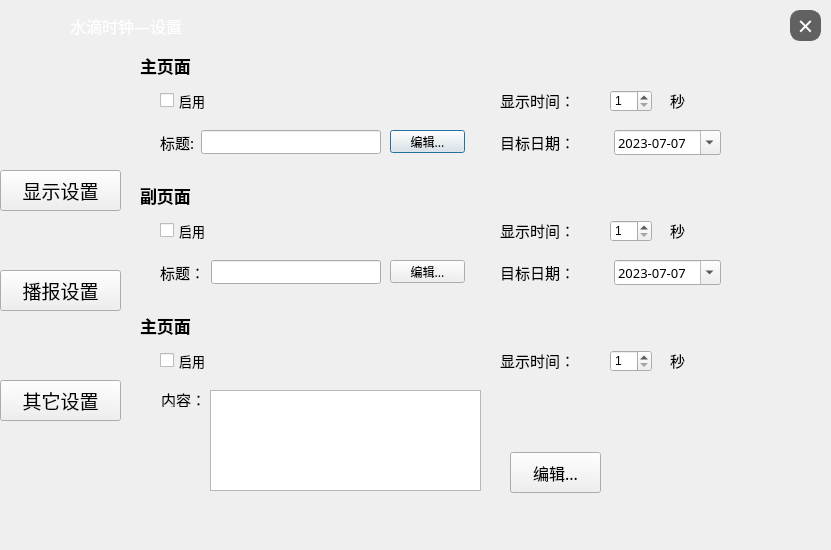
<?xml version="1.0" encoding="UTF-8"?>
<ui version="4.0">
 <class>ConfigWindow</class>
 <widget class="QDialog" name="ConfigWindow">
  <property name="geometry">
   <rect>
    <x>0</x>
    <y>0</y>
    <width>831</width>
    <height>550</height>
   </rect>
  </property>
  <property name="windowTitle">
   <string>Dialog</string>
  </property>
  <widget class="QStackedWidget" name="staMain">
   <property name="geometry">
    <rect>
     <x>130</x>
     <y>40</y>
     <width>691</width>
     <height>501</height>
    </rect>
   </property>
   <property name="currentIndex">
    <number>0</number>
   </property>
   <widget class="QWidget" name="pageDisplay">
    <widget class="QLabel" name="label_6">
     <property name="geometry">
      <rect>
       <x>10</x>
       <y>10</y>
       <width>141</width>
       <height>31</height>
      </rect>
     </property>
     <property name="font">
      <font>
       <family>幼圆</family>
       <pointsize>13</pointsize>
       <weight>75</weight>
       <bold>true</bold>
      </font>
     </property>
     <property name="text">
      <string>主页面</string>
     </property>
    </widget>
    <widget class="QPushButton" name="btnEdit1">
     <property name="geometry">
      <rect>
       <x>260</x>
       <y>90</y>
       <width>75</width>
       <height>23</height>
      </rect>
     </property>
     <property name="font">
      <font>
       <family>幼圆</family>
      </font>
     </property>
     <property name="cursor">
      <cursorShape>PointingHandCursor</cursorShape>
     </property>
     <property name="text">
      <string>编辑...</string>
     </property>
    </widget>
    <widget class="QCheckBox" name="chk1">
     <property name="geometry">
      <rect>
       <x>30</x>
       <y>50</y>
       <width>91</width>
       <height>21</height>
      </rect>
     </property>
     <property name="font">
      <font>
       <family>微软雅黑</family>
       <pointsize>10</pointsize>
      </font>
     </property>
     <property name="text">
      <string>启用</string>
     </property>
    </widget>
    <widget class="QLabel" name="label_7">
     <property name="geometry">
      <rect>
       <x>370</x>
       <y>50</y>
       <width>81</width>
       <height>21</height>
      </rect>
     </property>
     <property name="font">
      <font>
       <family>微软雅黑</family>
       <pointsize>11</pointsize>
       <weight>50</weight>
       <bold>false</bold>
      </font>
     </property>
     <property name="text">
      <string>显示时间：</string>
     </property>
     <property name="buddy">
      <cstring>spinInterval1</cstring>
     </property>
    </widget>
    <widget class="QSpinBox" name="spinInterval1">
     <property name="geometry">
      <rect>
       <x>480</x>
       <y>50</y>
       <width>42</width>
       <height>22</height>
      </rect>
     </property>
     <property name="minimum">
      <number>1</number>
     </property>
     <property name="maximum">
      <number>30</number>
     </property>
    </widget>
    <widget class="QPushButton" name="btnEdit2">
     <property name="geometry">
      <rect>
       <x>260</x>
       <y>220</y>
       <width>75</width>
       <height>23</height>
      </rect>
     </property>
     <property name="font">
      <font>
       <family>幼圆</family>
      </font>
     </property>
     <property name="cursor">
      <cursorShape>PointingHandCursor</cursorShape>
     </property>
     <property name="text">
      <string>编辑...</string>
     </property>
    </widget>
    <widget class="QWidget" name="layoutWidget">
     <property name="geometry">
      <rect>
       <x>370</x>
       <y>220</y>
       <width>221</width>
       <height>25</height>
      </rect>
     </property>
     <layout class="QHBoxLayout" name="horizontalLayout_3">
      <item>
       <widget class="QLabel" name="label_8">
        <property name="font">
         <font>
          <family>幼圆</family>
          <pointsize>11</pointsize>
          <weight>50</weight>
          <bold>false</bold>
          <kerning>false</kerning>
         </font>
        </property>
        <property name="text">
         <string>目标日期：</string>
        </property>
        <property name="buddy">
         <cstring>date2</cstring>
        </property>
       </widget>
      </item>
      <item>
       <widget class="QDateEdit" name="date2">
        <property name="font">
         <font>
          <family>微软雅黑</family>
          <pointsize>10</pointsize>
         </font>
        </property>
        <property name="displayFormat">
         <string>yyyy-MM-dd</string>
        </property>
        <property name="calendarPopup">
         <bool>true</bool>
        </property>
        <property name="date">
         <date>
          <year>2023</year>
          <month>7</month>
          <day>7</day>
         </date>
        </property>
       </widget>
      </item>
     </layout>
    </widget>
    <widget class="QCheckBox" name="chk2">
     <property name="geometry">
      <rect>
       <x>30</x>
       <y>180</y>
       <width>91</width>
       <height>21</height>
      </rect>
     </property>
     <property name="font">
      <font>
       <family>微软雅黑</family>
       <pointsize>10</pointsize>
      </font>
     </property>
     <property name="text">
      <string>启用</string>
     </property>
    </widget>
    <widget class="QWidget" name="layoutWidget_2">
     <property name="geometry">
      <rect>
       <x>30</x>
       <y>220</y>
       <width>221</width>
       <height>24</height>
      </rect>
     </property>
     <layout class="QHBoxLayout" name="horizontalLayout_4">
      <item>
       <widget class="QLabel" name="label_9">
        <property name="font">
         <font>
          <family>幼圆</family>
          <pointsize>11</pointsize>
          <weight>50</weight>
          <bold>false</bold>
         </font>
        </property>
        <property name="text">
         <string>标题：</string>
        </property>
        <property name="buddy">
         <cstring>txtTitle2</cstring>
        </property>
       </widget>
      </item>
      <item>
       <widget class="QLineEdit" name="txtTitle2">
        <property name="font">
         <font>
          <family>微软雅黑</family>
         </font>
        </property>
       </widget>
      </item>
     </layout>
    </widget>
    <widget class="QLabel" name="label_10">
     <property name="geometry">
      <rect>
       <x>370</x>
       <y>180</y>
       <width>81</width>
       <height>21</height>
      </rect>
     </property>
     <property name="font">
      <font>
       <family>微软雅黑</family>
       <pointsize>11</pointsize>
       <weight>50</weight>
       <bold>false</bold>
      </font>
     </property>
     <property name="text">
      <string>显示时间：</string>
     </property>
     <property name="buddy">
      <cstring>spinInterval2</cstring>
     </property>
    </widget>
    <widget class="QLabel" name="label_11">
     <property name="geometry">
      <rect>
       <x>10</x>
       <y>140</y>
       <width>91</width>
       <height>31</height>
      </rect>
     </property>
     <property name="font">
      <font>
       <family>幼圆</family>
       <pointsize>13</pointsize>
       <weight>75</weight>
       <bold>true</bold>
      </font>
     </property>
     <property name="text">
      <string>副页面</string>
     </property>
    </widget>
    <widget class="QSpinBox" name="spinInterval2">
     <property name="geometry">
      <rect>
       <x>480</x>
       <y>180</y>
       <width>42</width>
       <height>22</height>
      </rect>
     </property>
     <property name="minimum">
      <number>1</number>
     </property>
     <property name="maximum">
      <number>30</number>
     </property>
    </widget>
    <widget class="QLabel" name="label_21">
     <property name="geometry">
      <rect>
       <x>10</x>
       <y>270</y>
       <width>81</width>
       <height>31</height>
      </rect>
     </property>
     <property name="font">
      <font>
       <family>幼圆</family>
       <pointsize>13</pointsize>
       <weight>75</weight>
       <bold>true</bold>
      </font>
     </property>
     <property name="text">
      <string>主页面</string>
     </property>
    </widget>
    <widget class="QCheckBox" name="chk3">
     <property name="geometry">
      <rect>
       <x>30</x>
       <y>310</y>
       <width>91</width>
       <height>21</height>
      </rect>
     </property>
     <property name="font">
      <font>
       <family>微软雅黑</family>
       <pointsize>10</pointsize>
      </font>
     </property>
     <property name="text">
      <string>启用</string>
     </property>
    </widget>
    <widget class="QPushButton" name="btnEditPar">
     <property name="geometry">
      <rect>
       <x>380</x>
       <y>412</y>
       <width>91</width>
       <height>41</height>
      </rect>
     </property>
     <property name="font">
      <font>
       <family>幼圆</family>
       <pointsize>12</pointsize>
      </font>
     </property>
     <property name="cursor">
      <cursorShape>PointingHandCursor</cursorShape>
     </property>
     <property name="text">
      <string>编辑...</string>
     </property>
     <property name="checkable">
      <bool>false</bool>
     </property>
    </widget>
    <widget class="QPlainTextEdit" name="txtParagraph">
     <property name="geometry">
      <rect>
       <x>80</x>
       <y>350</y>
       <width>271</width>
       <height>101</height>
      </rect>
     </property>
     <property name="font">
      <font>
       <family>微软雅黑</family>
       <pointsize>13</pointsize>
      </font>
     </property>
     <property name="plainText">
      <string/>
     </property>
    </widget>
    <widget class="QWidget" name="layoutWidget">
     <property name="geometry">
      <rect>
       <x>30</x>
       <y>90</y>
       <width>221</width>
       <height>24</height>
      </rect>
     </property>
     <layout class="QHBoxLayout" name="horizontalLayout">
      <item>
       <widget class="QLabel" name="label_4">
        <property name="font">
         <font>
          <family>幼圆</family>
          <pointsize>11</pointsize>
          <weight>50</weight>
          <bold>false</bold>
         </font>
        </property>
        <property name="text">
         <string>标题:</string>
        </property>
        <property name="buddy">
         <cstring>txtTitle1</cstring>
        </property>
       </widget>
      </item>
      <item>
       <widget class="QLineEdit" name="txtTitle1">
        <property name="font">
         <font>
          <family>微软雅黑</family>
         </font>
        </property>
        <property name="text">
         <string/>
        </property>
       </widget>
      </item>
     </layout>
    </widget>
    <widget class="QWidget" name="layoutWidget">
     <property name="geometry">
      <rect>
       <x>370</x>
       <y>90</y>
       <width>221</width>
       <height>25</height>
      </rect>
     </property>
     <layout class="QHBoxLayout" name="horizontalLayout_2">
      <item>
       <widget class="QLabel" name="label_5">
        <property name="font">
         <font>
          <family>幼圆</family>
          <pointsize>11</pointsize>
          <weight>50</weight>
          <bold>false</bold>
          <kerning>false</kerning>
         </font>
        </property>
        <property name="text">
         <string>目标日期：</string>
        </property>
        <property name="buddy">
         <cstring>date1</cstring>
        </property>
       </widget>
      </item>
      <item>
       <widget class="QDateEdit" name="date1">
        <property name="font">
         <font>
          <family>微软雅黑</family>
          <pointsize>10</pointsize>
         </font>
        </property>
        <property name="displayFormat">
         <string>yyyy-MM-dd</string>
        </property>
        <property name="calendarPopup">
         <bool>true</bool>
        </property>
        <property name="date">
         <date>
          <year>2023</year>
          <month>7</month>
          <day>7</day>
         </date>
        </property>
       </widget>
      </item>
     </layout>
    </widget>
    <widget class="QLabel" name="label_20">
     <property name="geometry">
      <rect>
       <x>31</x>
       <y>351</y>
       <width>45</width>
       <height>16</height>
      </rect>
     </property>
     <property name="font">
      <font>
       <family>微软雅黑</family>
       <pointsize>11</pointsize>
       <weight>50</weight>
       <bold>false</bold>
      </font>
     </property>
     <property name="text">
      <string>内容：</string>
     </property>
     <property name="buddy">
      <cstring>txtParagraph</cstring>
     </property>
    </widget>
    <widget class="QLabel" name="label_12">
     <property name="geometry">
      <rect>
       <x>370</x>
       <y>310</y>
       <width>81</width>
       <height>21</height>
      </rect>
     </property>
     <property name="font">
      <font>
       <family>微软雅黑</family>
       <pointsize>11</pointsize>
       <weight>50</weight>
       <bold>false</bold>
      </font>
     </property>
     <property name="text">
      <string>显示时间：</string>
     </property>
     <property name="buddy">
      <cstring>spinInterval1</cstring>
     </property>
    </widget>
    <widget class="QSpinBox" name="spinInterval3">
     <property name="geometry">
      <rect>
       <x>480</x>
       <y>310</y>
       <width>42</width>
       <height>22</height>
      </rect>
     </property>
     <property name="minimum">
      <number>1</number>
     </property>
     <property name="maximum">
      <number>30</number>
     </property>
    </widget>
    <widget class="QLabel" name="label_13">
     <property name="geometry">
      <rect>
       <x>540</x>
       <y>50</y>
       <width>81</width>
       <height>21</height>
      </rect>
     </property>
     <property name="font">
      <font>
       <family>幼圆</family>
       <pointsize>11</pointsize>
       <weight>50</weight>
       <bold>false</bold>
      </font>
     </property>
     <property name="text">
      <string>秒</string>
     </property>
     <property name="buddy">
      <cstring>spinInterval1</cstring>
     </property>
    </widget>
    <widget class="QLabel" name="label_14">
     <property name="geometry">
      <rect>
       <x>540</x>
       <y>180</y>
       <width>81</width>
       <height>21</height>
      </rect>
     </property>
     <property name="font">
      <font>
       <family>幼圆</family>
       <pointsize>11</pointsize>
       <weight>50</weight>
       <bold>false</bold>
      </font>
     </property>
     <property name="text">
      <string>秒</string>
     </property>
     <property name="buddy">
      <cstring>spinInterval1</cstring>
     </property>
    </widget>
    <widget class="QLabel" name="label_15">
     <property name="geometry">
      <rect>
       <x>540</x>
       <y>310</y>
       <width>81</width>
       <height>21</height>
      </rect>
     </property>
     <property name="font">
      <font>
       <family>幼圆</family>
       <pointsize>11</pointsize>
       <weight>50</weight>
       <bold>false</bold>
      </font>
     </property>
     <property name="text">
      <string>秒</string>
     </property>
     <property name="buddy">
      <cstring>spinInterval1</cstring>
     </property>
    </widget>
   </widget>
   <widget class="QWidget" name="pageReport">
    <widget class="QLabel" name="label_16">
     <property name="geometry">
      <rect>
       <x>20</x>
       <y>20</y>
       <width>141</width>
       <height>31</height>
      </rect>
     </property>
     <property name="font">
      <font>
       <family>幼圆</family>
       <pointsize>13</pointsize>
       <weight>75</weight>
       <bold>true</bold>
      </font>
     </property>
     <property name="text">
      <string>语音播报</string>
     </property>
    </widget>
    <widget class="QCheckBox" name="rechk">
     <property name="geometry">
      <rect>
       <x>40</x>
       <y>60</y>
       <width>91</width>
       <height>21</height>
      </rect>
     </property>
     <property name="font">
      <font>
       <family>幼圆</family>
       <pointsize>10</pointsize>
      </font>
     </property>
     <property name="text">
      <string>启用</string>
     </property>
     <property name="checked">
      <bool>true</bool>
     </property>
    </widget>
    <widget class="QTimeEdit" name="timRe">
     <property name="geometry">
      <rect>
       <x>510</x>
       <y>60</y>
       <width>161</width>
       <height>22</height>
      </rect>
     </property>
     <property name="sizePolicy">
      <sizepolicy hsizetype="Minimum" vsizetype="Fixed">
       <horstretch>0</horstretch>
       <verstretch>0</verstretch>
      </sizepolicy>
     </property>
     <property name="font">
      <font>
       <family>微软雅黑</family>
       <pointsize>10</pointsize>
      </font>
     </property>
     <property name="alignment">
      <set>Qt::AlignCenter</set>
     </property>
     <property name="displayFormat">
      <string>HH:mm:ss</string>
     </property>
     <property name="calendarPopup">
      <bool>true</bool>
     </property>
    </widget>
    <widget class="QLabel" name="label_18">
     <property name="geometry">
      <rect>
       <x>460</x>
       <y>60</y>
       <width>38</width>
       <height>20</height>
      </rect>
     </property>
     <property name="font">
      <font>
       <family>幼圆</family>
       <pointsize>11</pointsize>
       <weight>50</weight>
       <bold>false</bold>
      </font>
     </property>
     <property name="text">
      <string>每天</string>
     </property>
     <property name="buddy">
      <cstring>txtTitle1</cstring>
     </property>
    </widget>
    <widget class="QLabel" name="label_23">
     <property name="geometry">
      <rect>
       <x>20</x>
       <y>160</y>
       <width>141</width>
       <height>31</height>
      </rect>
     </property>
     <property name="font">
      <font>
       <family>幼圆</family>
       <pointsize>13</pointsize>
       <weight>75</weight>
       <bold>true</bold>
      </font>
     </property>
     <property name="text">
      <string>播报内容</string>
     </property>
    </widget>
    <widget class="QWidget" name="layoutWidget_3">
     <property name="geometry">
      <rect>
       <x>70</x>
       <y>210</y>
       <width>221</width>
       <height>22</height>
      </rect>
     </property>
     <layout class="QHBoxLayout" name="horizontalLayout_5">
      <item>
       <widget class="QLabel" name="label_17">
        <property name="font">
         <font>
          <family>幼圆</family>
          <pointsize>11</pointsize>
          <weight>50</weight>
          <bold>false</bold>
         </font>
        </property>
        <property name="text">
         <string>标题1:</string>
        </property>
        <property name="buddy">
         <cstring>txtTitle1</cstring>
        </property>
       </widget>
      </item>
      <item>
       <widget class="QLineEdit" name="retxtTitle1"/>
      </item>
     </layout>
    </widget>
    <widget class="QWidget" name="layoutWidget_4">
     <property name="geometry">
      <rect>
       <x>450</x>
       <y>210</y>
       <width>221</width>
       <height>25</height>
      </rect>
     </property>
     <layout class="QHBoxLayout" name="horizontalLayout_6">
      <item>
       <widget class="QLabel" name="label_24">
        <property name="font">
         <font>
          <family>幼圆</family>
          <pointsize>11</pointsize>
          <weight>50</weight>
          <bold>false</bold>
          <kerning>false</kerning>
         </font>
        </property>
        <property name="text">
         <string>目标日期1：</string>
        </property>
        <property name="buddy">
         <cstring>date1</cstring>
        </property>
       </widget>
      </item>
      <item>
       <widget class="QDateEdit" name="redate1">
        <property name="font">
         <font>
          <family>微软雅黑</family>
          <pointsize>10</pointsize>
         </font>
        </property>
        <property name="displayFormat">
         <string>yyyy-MM-dd</string>
        </property>
        <property name="calendarPopup">
         <bool>true</bool>
        </property>
        <property name="date">
         <date>
          <year>2023</year>
          <month>7</month>
          <day>7</day>
         </date>
        </property>
       </widget>
      </item>
     </layout>
    </widget>
    <widget class="QWidget" name="layoutWidget_5">
     <property name="geometry">
      <rect>
       <x>450</x>
       <y>260</y>
       <width>221</width>
       <height>25</height>
      </rect>
     </property>
     <layout class="QHBoxLayout" name="horizontalLayout_7">
      <item>
       <widget class="QLabel" name="label_25">
        <property name="font">
         <font>
          <family>幼圆</family>
          <pointsize>11</pointsize>
          <weight>50</weight>
          <bold>false</bold>
          <kerning>false</kerning>
         </font>
        </property>
        <property name="text">
         <string>目标日期2：</string>
        </property>
        <property name="buddy">
         <cstring>date1</cstring>
        </property>
       </widget>
      </item>
      <item>
       <widget class="QDateEdit" name="redate2">
        <property name="font">
         <font>
          <family>微软雅黑</family>
          <pointsize>10</pointsize>
         </font>
        </property>
        <property name="displayFormat">
         <string>yyyy-MM-dd</string>
        </property>
        <property name="calendarPopup">
         <bool>true</bool>
        </property>
        <property name="date">
         <date>
          <year>2023</year>
          <month>7</month>
          <day>7</day>
         </date>
        </property>
       </widget>
      </item>
     </layout>
    </widget>
    <widget class="QWidget" name="layoutWidget_6">
     <property name="geometry">
      <rect>
       <x>70</x>
       <y>260</y>
       <width>221</width>
       <height>22</height>
      </rect>
     </property>
     <layout class="QHBoxLayout" name="horizontalLayout_8">
      <item>
       <widget class="QLabel" name="label_26">
        <property name="font">
         <font>
          <family>幼圆</family>
          <pointsize>11</pointsize>
          <weight>50</weight>
          <bold>false</bold>
         </font>
        </property>
        <property name="text">
         <string>标题2:</string>
        </property>
        <property name="buddy">
         <cstring>txtTitle1</cstring>
        </property>
       </widget>
      </item>
      <item>
       <widget class="QLineEdit" name="retxtTitle2"/>
      </item>
     </layout>
    </widget>
    <widget class="QCheckBox" name="rechk1">
     <property name="geometry">
      <rect>
       <x>40</x>
       <y>210</y>
       <width>91</width>
       <height>21</height>
      </rect>
     </property>
     <property name="font">
      <font>
       <family>幼圆</family>
       <pointsize>10</pointsize>
      </font>
     </property>
     <property name="text">
      <string/>
     </property>
     <property name="checked">
      <bool>true</bool>
     </property>
     <property name="tristate">
      <bool>false</bool>
     </property>
    </widget>
    <widget class="QCheckBox" name="rechk2">
     <property name="geometry">
      <rect>
       <x>40</x>
       <y>260</y>
       <width>91</width>
       <height>21</height>
      </rect>
     </property>
     <property name="font">
      <font>
       <family>幼圆</family>
       <pointsize>10</pointsize>
      </font>
     </property>
     <property name="text">
      <string/>
     </property>
     <property name="checked">
      <bool>true</bool>
     </property>
    </widget>
    <widget class="QSlider" name="sliRate">
     <property name="geometry">
      <rect>
       <x>80</x>
       <y>130</y>
       <width>591</width>
       <height>22</height>
      </rect>
     </property>
     <property name="minimum">
      <number>-10</number>
     </property>
     <property name="maximum">
      <number>10</number>
     </property>
     <property name="value">
      <number>0</number>
     </property>
     <property name="orientation">
      <enum>Qt::Horizontal</enum>
     </property>
    </widget>
    <widget class="QCheckBox" name="rechk3">
     <property name="geometry">
      <rect>
       <x>40</x>
       <y>300</y>
       <width>91</width>
       <height>21</height>
      </rect>
     </property>
     <property name="font">
      <font>
       <family>幼圆</family>
       <pointsize>10</pointsize>
      </font>
     </property>
     <property name="text">
      <string/>
     </property>
     <property name="checked">
      <bool>true</bool>
     </property>
    </widget>
    <widget class="QLabel" name="label_28">
     <property name="geometry">
      <rect>
       <x>71</x>
       <y>311</y>
       <width>45</width>
       <height>16</height>
      </rect>
     </property>
     <property name="font">
      <font>
       <family>幼圆</family>
       <pointsize>11</pointsize>
       <weight>50</weight>
       <bold>false</bold>
      </font>
     </property>
     <property name="text">
      <string>内容：</string>
     </property>
     <property name="buddy">
      <cstring>txtParagraph</cstring>
     </property>
    </widget>
    <widget class="QPlainTextEdit" name="retxtParagraph">
     <property name="geometry">
      <rect>
       <x>120</x>
       <y>310</y>
       <width>551</width>
       <height>111</height>
      </rect>
     </property>
     <property name="font">
      <font>
       <family>幼圆</family>
       <pointsize>13</pointsize>
      </font>
     </property>
     <property name="plainText">
      <string/>
     </property>
    </widget>
    <widget class="QSlider" name="sliVol">
     <property name="geometry">
      <rect>
       <x>80</x>
       <y>100</y>
       <width>591</width>
       <height>22</height>
      </rect>
     </property>
     <property name="minimum">
      <number>0</number>
     </property>
     <property name="maximum">
      <number>10</number>
     </property>
     <property name="value">
      <number>10</number>
     </property>
     <property name="orientation">
      <enum>Qt::Horizontal</enum>
     </property>
    </widget>
    <widget class="QLabel" name="label_54">
     <property name="geometry">
      <rect>
       <x>41</x>
       <y>130</y>
       <width>51</width>
       <height>21</height>
      </rect>
     </property>
     <property name="font">
      <font>
       <family>幼圆</family>
       <pointsize>11</pointsize>
       <weight>50</weight>
       <bold>false</bold>
      </font>
     </property>
     <property name="text">
      <string>语速</string>
     </property>
     <property name="buddy">
      <cstring>txtTitle1</cstring>
     </property>
    </widget>
    <widget class="QLabel" name="label_55">
     <property name="geometry">
      <rect>
       <x>40</x>
       <y>100</y>
       <width>51</width>
       <height>21</height>
      </rect>
     </property>
     <property name="font">
      <font>
       <family>幼圆</family>
       <pointsize>11</pointsize>
       <weight>50</weight>
       <bold>false</bold>
      </font>
     </property>
     <property name="text">
      <string>音量</string>
     </property>
     <property name="buddy">
      <cstring>txtTitle1</cstring>
     </property>
    </widget>
    <widget class="QPushButton" name="bthListen">
     <property name="geometry">
      <rect>
       <x>530</x>
       <y>440</y>
       <width>141</width>
       <height>51</height>
      </rect>
     </property>
     <property name="font">
      <font>
       <family>幼圆</family>
       <pointsize>14</pointsize>
      </font>
     </property>
     <property name="cursor">
      <cursorShape>PointingHandCursor</cursorShape>
     </property>
     <property name="text">
      <string>试听(&amp;L)</string>
     </property>
     <property name="shortcut">
      <string>Return</string>
     </property>
     <property name="checkable">
      <bool>true</bool>
     </property>
     <property name="checked">
      <bool>false</bool>
     </property>
     <property name="default">
      <bool>false</bool>
     </property>
    </widget>
   </widget>
   <widget class="QWidget" name="pageOthers">
    <widget class="QLabel" name="label_19">
     <property name="geometry">
      <rect>
       <x>30</x>
       <y>20</y>
       <width>141</width>
       <height>31</height>
      </rect>
     </property>
     <property name="font">
      <font>
       <family>幼圆</family>
       <pointsize>13</pointsize>
       <weight>75</weight>
       <bold>true</bold>
      </font>
     </property>
     <property name="text">
      <string>开机自启动</string>
     </property>
    </widget>
    <widget class="QCheckBox" name="runChk">
     <property name="geometry">
      <rect>
       <x>50</x>
       <y>60</y>
       <width>211</width>
       <height>31</height>
      </rect>
     </property>
     <property name="font">
      <font>
       <family>幼圆</family>
       <pointsize>11</pointsize>
      </font>
     </property>
     <property name="text">
      <string>启用（建议启用）</string>
     </property>
     <property name="checked">
      <bool>true</bool>
     </property>
    </widget>
    <widget class="QFrame" name="frame">
     <property name="geometry">
      <rect>
       <x>20</x>
       <y>120</y>
       <width>521</width>
       <height>221</height>
      </rect>
     </property>
     <property name="frameShape">
      <enum>QFrame::StyledPanel</enum>
     </property>
     <property name="frameShadow">
      <enum>QFrame::Raised</enum>
     </property>
     <widget class="QLabel" name="label_53">
      <property name="geometry">
       <rect>
        <x>10</x>
        <y>110</y>
        <width>141</width>
        <height>31</height>
       </rect>
      </property>
      <property name="font">
       <font>
        <family>幼圆</family>
        <pointsize>13</pointsize>
        <weight>75</weight>
        <bold>true</bold>
       </font>
      </property>
      <property name="text">
       <string>语言选择</string>
      </property>
     </widget>
     <widget class="QRadioButton" name="radioEnglish">
      <property name="geometry">
       <rect>
        <x>350</x>
        <y>160</y>
        <width>101</width>
        <height>21</height>
       </rect>
      </property>
      <property name="font">
       <font>
        <family>微软雅黑</family>
        <pointsize>11</pointsize>
       </font>
      </property>
      <property name="text">
       <string>English</string>
      </property>
      <property name="checked">
       <bool>false</bool>
      </property>
     </widget>
     <widget class="QWidget" name="widget" native="true">
      <property name="geometry">
       <rect>
        <x>60</x>
        <y>60</y>
        <width>431</width>
        <height>61</height>
       </rect>
      </property>
      <widget class="QRadioButton" name="radioBlack">
       <property name="geometry">
        <rect>
         <x>10</x>
         <y>20</y>
         <width>101</width>
         <height>21</height>
        </rect>
       </property>
       <property name="font">
        <font>
         <family>幼圆</family>
         <pointsize>11</pointsize>
        </font>
       </property>
       <property name="text">
        <string>深色主题</string>
       </property>
       <property name="checked">
        <bool>true</bool>
       </property>
      </widget>
      <widget class="QRadioButton" name="radioWhite">
       <property name="geometry">
        <rect>
         <x>290</x>
         <y>20</y>
         <width>101</width>
         <height>21</height>
        </rect>
       </property>
       <property name="font">
        <font>
         <family>幼圆</family>
         <pointsize>11</pointsize>
        </font>
       </property>
       <property name="text">
        <string>浅色主题</string>
       </property>
      </widget>
     </widget>
     <widget class="QRadioButton" name="radioChinese">
      <property name="geometry">
       <rect>
        <x>70</x>
        <y>160</y>
        <width>101</width>
        <height>21</height>
       </rect>
      </property>
      <property name="font">
       <font>
        <family>幼圆</family>
        <pointsize>11</pointsize>
       </font>
      </property>
      <property name="text">
       <string>简体中文</string>
      </property>
      <property name="checked">
       <bool>true</bool>
      </property>
     </widget>
     <widget class="QLabel" name="label_27">
      <property name="geometry">
       <rect>
        <x>10</x>
        <y>20</y>
        <width>141</width>
        <height>31</height>
       </rect>
      </property>
      <property name="font">
       <font>
        <family>幼圆</family>
        <pointsize>13</pointsize>
        <weight>75</weight>
        <bold>true</bold>
       </font>
      </property>
      <property name="text">
       <string>主题选择</string>
      </property>
      <property name="openExternalLinks">
       <bool>false</bool>
      </property>
     </widget>
    </widget>
   </widget>
  </widget>
  <widget class="QPushButton" name="btndef">
   <property name="geometry">
    <rect>
     <x>630</x>
     <y>10</y>
     <width>0</width>
     <height>31</height>
    </rect>
   </property>
   <property name="font">
    <font>
     <family>Microsoft YaHei</family>
     <pointsize>12</pointsize>
     <weight>75</weight>
     <bold>true</bold>
     <stylestrategy>PreferAntialias</stylestrategy>
    </font>
   </property>
   <property name="cursor">
    <cursorShape>PointingHandCursor</cursorShape>
   </property>
   <property name="styleSheet">
    <string notr="true">QPushButton
{border-radius:10px;
border: 1px solid rgb(97, 97,97);
background-color:rgb(97, 97,97);
color:white;
}
QPushButton::pressed
{
background-color:rgb(205, 205, 205);
border: 1px solid rgb(97, 97,97);
}

</string>
   </property>
   <property name="text">
    <string>—</string>
   </property>
  </widget>
  <widget class="QPushButton" name="btndef_2">
   <property name="geometry">
    <rect>
     <x>790</x>
     <y>10</y>
     <width>31</width>
     <height>31</height>
    </rect>
   </property>
   <property name="font">
    <font>
     <family>Microsoft YaHei</family>
     <pointsize>20</pointsize>
     <weight>50</weight>
     <bold>false</bold>
    </font>
   </property>
   <property name="cursor">
    <cursorShape>PointingHandCursor</cursorShape>
   </property>
   <property name="toolTip">
    <string>关闭(Alt+F4)</string>
   </property>
   <property name="styleSheet">
    <string notr="true">QPushButton
{border-radius:10px;
border: 1px solid rgb(97, 97,97);
background-color:rgb(97, 97,97);
color:white;
}
QPushButton::pressed
{
background-color:rgb(205, 205, 205);
border: 1px solid rgb(97, 97,97);
}

</string>
   </property>
   <property name="text">
    <string>×</string>
   </property>
  </widget>
  <widget class="QLabel" name="pic">
   <property name="geometry">
    <rect>
     <x>20</x>
     <y>10</y>
     <width>31</width>
     <height>31</height>
    </rect>
   </property>
   <property name="text">
    <string/>
   </property>
   <property name="pixmap">
    <pixmap resource="res.qrc">:/logo/res/PS.ico</pixmap>
   </property>
  </widget>
  <widget class="QLabel" name="label_22">
   <property name="geometry">
    <rect>
     <x>70</x>
     <y>0</y>
     <width>131</width>
     <height>51</height>
    </rect>
   </property>
   <property name="font">
    <font>
     <family>幼圆</family>
     <pointsize>12</pointsize>
    </font>
   </property>
   <property name="styleSheet">
    <string notr="true">color:white;</string>
   </property>
   <property name="text">
    <string>水滴时钟—设置</string>
   </property>
  </widget>
  <widget class="QPushButton" name="tabDisplay">
   <property name="geometry">
    <rect>
     <x>0</x>
     <y>170</y>
     <width>121</width>
     <height>41</height>
    </rect>
   </property>
   <property name="font">
    <font>
     <family>幼圆</family>
     <pointsize>14</pointsize>
    </font>
   </property>
   <property name="cursor">
    <cursorShape>PointingHandCursor</cursorShape>
   </property>
   <property name="text">
    <string>显示设置</string>
   </property>
  </widget>
  <widget class="QPushButton" name="tabReport">
   <property name="geometry">
    <rect>
     <x>0</x>
     <y>270</y>
     <width>121</width>
     <height>41</height>
    </rect>
   </property>
   <property name="font">
    <font>
     <family>幼圆</family>
     <pointsize>14</pointsize>
    </font>
   </property>
   <property name="cursor">
    <cursorShape>PointingHandCursor</cursorShape>
   </property>
   <property name="text">
    <string>播报设置</string>
   </property>
  </widget>
  <widget class="QPushButton" name="tabOthers">
   <property name="geometry">
    <rect>
     <x>0</x>
     <y>380</y>
     <width>121</width>
     <height>41</height>
    </rect>
   </property>
   <property name="font">
    <font>
     <family>幼圆</family>
     <pointsize>14</pointsize>
    </font>
   </property>
   <property name="cursor">
    <cursorShape>PointingHandCursor</cursorShape>
   </property>
   <property name="text">
    <string>其它设置</string>
   </property>
  </widget>
 </widget>
 <tabstops>
  <tabstop>btndef_2</tabstop>
  <tabstop>chk1</tabstop>
  <tabstop>spinInterval1</tabstop>
  <tabstop>txtTitle1</tabstop>
  <tabstop>btnEdit1</tabstop>
  <tabstop>date1</tabstop>
  <tabstop>chk2</tabstop>
  <tabstop>spinInterval2</tabstop>
  <tabstop>txtTitle2</tabstop>
  <tabstop>btnEdit2</tabstop>
  <tabstop>date2</tabstop>
  <tabstop>chk3</tabstop>
  <tabstop>txtParagraph</tabstop>
  <tabstop>btnEditPar</tabstop>
  <tabstop>tabDisplay</tabstop>
  <tabstop>tabReport</tabstop>
  <tabstop>tabOthers</tabstop>
  <tabstop>btndef</tabstop>
 </tabstops>
 <resources>
  <include location="res.qrc"/>
 </resources>
 <connections/>
</ui>
